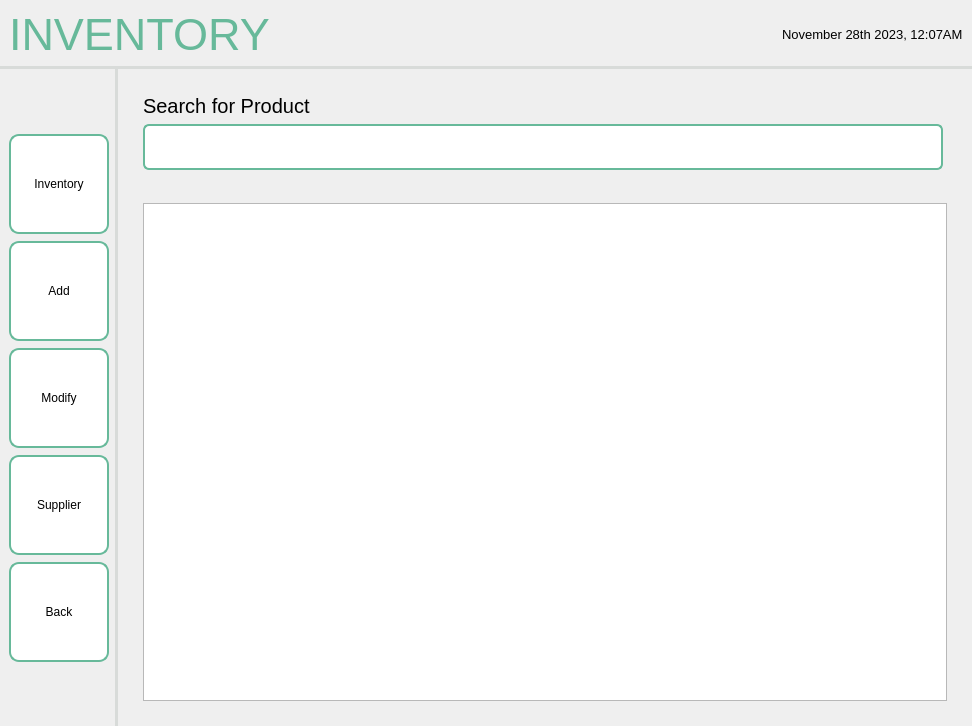
<?xml version="1.0" encoding="UTF-8"?>
<ui version="4.0">
 <class>MainWindow</class>
 <widget class="QMainWindow" name="MainWindow">
  <property name="geometry">
   <rect>
    <x>0</x>
    <y>0</y>
    <width>972</width>
    <height>726</height>
   </rect>
  </property>
  <property name="windowTitle">
   <string>MainWindow</string>
  </property>
  <widget class="QWidget" name="centralwidget">
   <layout class="QHBoxLayout" name="horizontalLayout">
    <property name="leftMargin">
     <number>0</number>
    </property>
    <property name="topMargin">
     <number>0</number>
    </property>
    <property name="rightMargin">
     <number>0</number>
    </property>
    <property name="bottomMargin">
     <number>0</number>
    </property>
    <item>
     <widget class="QFrame" name="frame">
      <property name="sizePolicy">
       <sizepolicy hsizetype="Preferred" vsizetype="Preferred">
        <horstretch>0</horstretch>
        <verstretch>0</verstretch>
       </sizepolicy>
      </property>
      <property name="frameShape">
       <enum>QFrame::NoFrame</enum>
      </property>
      <property name="frameShadow">
       <enum>QFrame::Plain</enum>
      </property>
      <layout class="QGridLayout" name="gridLayout">
       <property name="leftMargin">
        <number>0</number>
       </property>
       <property name="topMargin">
        <number>0</number>
       </property>
       <property name="rightMargin">
        <number>0</number>
       </property>
       <property name="bottomMargin">
        <number>0</number>
       </property>
       <property name="spacing">
        <number>0</number>
       </property>
       <item row="1" column="0">
        <widget class="QWidget" name="navbar" native="true">
         <property name="sizePolicy">
          <sizepolicy hsizetype="Fixed" vsizetype="Preferred">
           <horstretch>0</horstretch>
           <verstretch>0</verstretch>
          </sizepolicy>
         </property>
         <property name="styleSheet">
          <string notr="true">QWidget {
    border-right: 3px solid #D8DBD9;
}
</string>
         </property>
         <layout class="QVBoxLayout" name="verticalLayout_2">
          <property name="spacing">
           <number>7</number>
          </property>
          <item>
           <spacer name="verticalSpacer">
            <property name="orientation">
             <enum>Qt::Vertical</enum>
            </property>
            <property name="sizeHint" stdset="0">
             <size>
              <width>20</width>
              <height>40</height>
             </size>
            </property>
           </spacer>
          </item>
          <item>
           <widget class="QPushButton" name="pushButton_11">
            <property name="minimumSize">
             <size>
              <width>100</width>
              <height>100</height>
             </size>
            </property>
            <property name="maximumSize">
             <size>
              <width>100</width>
              <height>100</height>
             </size>
            </property>
            <property name="styleSheet">
             <string notr="true">QPushButton {
    background-color: white;
    border: 2px solid #67B99A;
    color: black;
    padding: 8px 16px;
    border-radius: 10px;
}

QPushButton:hover {
    border: 2px solid #4D926D;
}

QPushButton:pressed {
	background-color: #F0F0F0;
	border: 2px solid #265C42;
}</string>
            </property>
            <property name="text">
             <string>Inventory</string>
            </property>
           </widget>
          </item>
          <item>
           <widget class="QPushButton" name="pushButton_2">
            <property name="minimumSize">
             <size>
              <width>100</width>
              <height>100</height>
             </size>
            </property>
            <property name="maximumSize">
             <size>
              <width>100</width>
              <height>100</height>
             </size>
            </property>
            <property name="styleSheet">
             <string notr="true">QPushButton {
    background-color: white;
    border: 2px solid #67B99A;
    color: black;
    padding: 8px 16px;
    border-radius: 10px;
}

QPushButton:hover {
    border: 2px solid #4D926D;
}

QPushButton:pressed {
	background-color: #F0F0F0;
	border: 2px solid #265C42;
}</string>
            </property>
            <property name="text">
             <string>Add</string>
            </property>
           </widget>
          </item>
          <item>
           <widget class="QPushButton" name="pushButton_10">
            <property name="minimumSize">
             <size>
              <width>100</width>
              <height>100</height>
             </size>
            </property>
            <property name="maximumSize">
             <size>
              <width>100</width>
              <height>100</height>
             </size>
            </property>
            <property name="styleSheet">
             <string notr="true">QPushButton {
    background-color: white;
    border: 2px solid #67B99A;
    color: black;
    padding: 8px 16px;
    border-radius: 10px;
}

QPushButton:hover {
    border: 2px solid #4D926D;
}

QPushButton:pressed {
	background-color: #F0F0F0;
	border: 2px solid #265C42;
}</string>
            </property>
            <property name="text">
             <string>Modify</string>
            </property>
           </widget>
          </item>
          <item>
           <widget class="QPushButton" name="pushButton_12">
            <property name="minimumSize">
             <size>
              <width>100</width>
              <height>100</height>
             </size>
            </property>
            <property name="maximumSize">
             <size>
              <width>100</width>
              <height>100</height>
             </size>
            </property>
            <property name="styleSheet">
             <string notr="true">QPushButton {
    background-color: white;
    border: 2px solid #67B99A;
    color: black;
    padding: 8px 16px;
    border-radius: 10px;
}

QPushButton:hover {
    border: 2px solid #4D926D;
}

QPushButton:pressed {
	background-color: #F0F0F0;
	border: 2px solid #265C42;
}</string>
            </property>
            <property name="text">
             <string>Supplier</string>
            </property>
           </widget>
          </item>
          <item>
           <widget class="QPushButton" name="pushButton">
            <property name="sizePolicy">
             <sizepolicy hsizetype="Fixed" vsizetype="Fixed">
              <horstretch>0</horstretch>
              <verstretch>0</verstretch>
             </sizepolicy>
            </property>
            <property name="minimumSize">
             <size>
              <width>100</width>
              <height>100</height>
             </size>
            </property>
            <property name="maximumSize">
             <size>
              <width>100</width>
              <height>100</height>
             </size>
            </property>
            <property name="font">
             <font>
              <pointsize>9</pointsize>
             </font>
            </property>
            <property name="styleSheet">
             <string notr="true">QPushButton {
    background-color: white;
    border: 2px solid #67B99A;
    color: black;
    padding: 8px 16px;
    border-radius: 10px;
}

QPushButton:hover {
    border: 2px solid #4D926D;
}

QPushButton:pressed {
	background-color: #F0F0F0;
	border: 2px solid #265C42;
}</string>
            </property>
            <property name="text">
             <string>Back</string>
            </property>
            <property name="autoRepeat">
             <bool>false</bool>
            </property>
           </widget>
          </item>
          <item>
           <spacer name="verticalSpacer_3">
            <property name="orientation">
             <enum>Qt::Vertical</enum>
            </property>
            <property name="sizeHint" stdset="0">
             <size>
              <width>20</width>
              <height>40</height>
             </size>
            </property>
           </spacer>
          </item>
         </layout>
        </widget>
       </item>
       <item row="0" column="0" colspan="2">
        <widget class="QWidget" name="header" native="true">
         <property name="styleSheet">
          <string notr="true">QWidget {
    border-bottom: 3px solid #D8DBD9; 
}
</string>
         </property>
         <layout class="QHBoxLayout" name="horizontalLayout_2">
          <item>
           <widget class="QLabel" name="label">
            <property name="font">
             <font>
              <pointsize>-1</pointsize>
             </font>
            </property>
            <property name="layoutDirection">
             <enum>Qt::LeftToRight</enum>
            </property>
            <property name="styleSheet">
             <string notr="true">QLabel {
    color: #67B99A;
    font-size: 45px;
}</string>
            </property>
            <property name="text">
             <string>INVENTORY</string>
            </property>
            <property name="scaledContents">
             <bool>false</bool>
            </property>
           </widget>
          </item>
          <item>
           <spacer name="horizontalSpacer">
            <property name="orientation">
             <enum>Qt::Horizontal</enum>
            </property>
            <property name="sizeHint" stdset="0">
             <size>
              <width>40</width>
              <height>20</height>
             </size>
            </property>
           </spacer>
          </item>
          <item>
           <widget class="QLabel" name="label_2">
            <property name="font">
             <font>
              <pointsize>10</pointsize>
             </font>
            </property>
            <property name="styleSheet">
             <string notr="true">QLabel {
    color: black;
}</string>
            </property>
            <property name="text">
             <string>November 28th 2023, 12:07AM</string>
            </property>
           </widget>
          </item>
         </layout>
        </widget>
       </item>
       <item row="1" column="1">
        <widget class="QFrame" name="Content">
         <layout class="QVBoxLayout" name="verticalLayout_4">
          <property name="leftMargin">
           <number>25</number>
          </property>
          <property name="topMargin">
           <number>25</number>
          </property>
          <property name="rightMargin">
           <number>25</number>
          </property>
          <property name="bottomMargin">
           <number>25</number>
          </property>
          <item>
           <widget class="QLabel" name="searchLBL">
            <property name="font">
             <font>
              <pointsize>15</pointsize>
             </font>
            </property>
            <property name="text">
             <string>Search for Product</string>
            </property>
            <property name="alignment">
             <set>Qt::AlignBottom|Qt::AlignLeading|Qt::AlignLeft</set>
            </property>
            <property name="margin">
             <number>0</number>
            </property>
            <property name="indent">
             <number>0</number>
            </property>
           </widget>
          </item>
          <item>
           <widget class="QLineEdit" name="searchFIELD">
            <property name="sizePolicy">
             <sizepolicy hsizetype="Fixed" vsizetype="Fixed">
              <horstretch>0</horstretch>
              <verstretch>0</verstretch>
             </sizepolicy>
            </property>
            <property name="minimumSize">
             <size>
              <width>800</width>
              <height>46</height>
             </size>
            </property>
            <property name="maximumSize">
             <size>
              <width>800</width>
              <height>46</height>
             </size>
            </property>
            <property name="styleSheet">
             <string notr="true">QLineEdit {
    padding: 5px;
    border: 2px solid #67B99A;
    border-radius: 6px;
    background-color: #FFFFFF;
    selection-background-color: darkgray;
}</string>
            </property>
           </widget>
          </item>
          <item>
           <spacer name="verticalSpacer_4">
            <property name="orientation">
             <enum>Qt::Vertical</enum>
            </property>
            <property name="sizeType">
             <enum>QSizePolicy::Fixed</enum>
            </property>
            <property name="sizeHint" stdset="0">
             <size>
              <width>17</width>
              <height>27</height>
             </size>
            </property>
           </spacer>
          </item>
          <item>
           <widget class="QWidget" name="widget" native="true">
            <layout class="QHBoxLayout" name="horizontalLayout_4">
             <property name="spacing">
              <number>7</number>
             </property>
             <property name="leftMargin">
              <number>0</number>
             </property>
             <property name="topMargin">
              <number>0</number>
             </property>
             <property name="rightMargin">
              <number>0</number>
             </property>
             <property name="bottomMargin">
              <number>0</number>
             </property>
             <item>
              <widget class="QTableWidget" name="tableWidget">
               <property name="styleSheet">
                <string notr="true"/>
               </property>
              </widget>
             </item>
            </layout>
           </widget>
          </item>
         </layout>
        </widget>
       </item>
      </layout>
     </widget>
    </item>
   </layout>
  </widget>
 </widget>
 <resources>
  <include location="../../../../assets/resourceFile.qrc"/>
 </resources>
 <connections/>
</ui>
